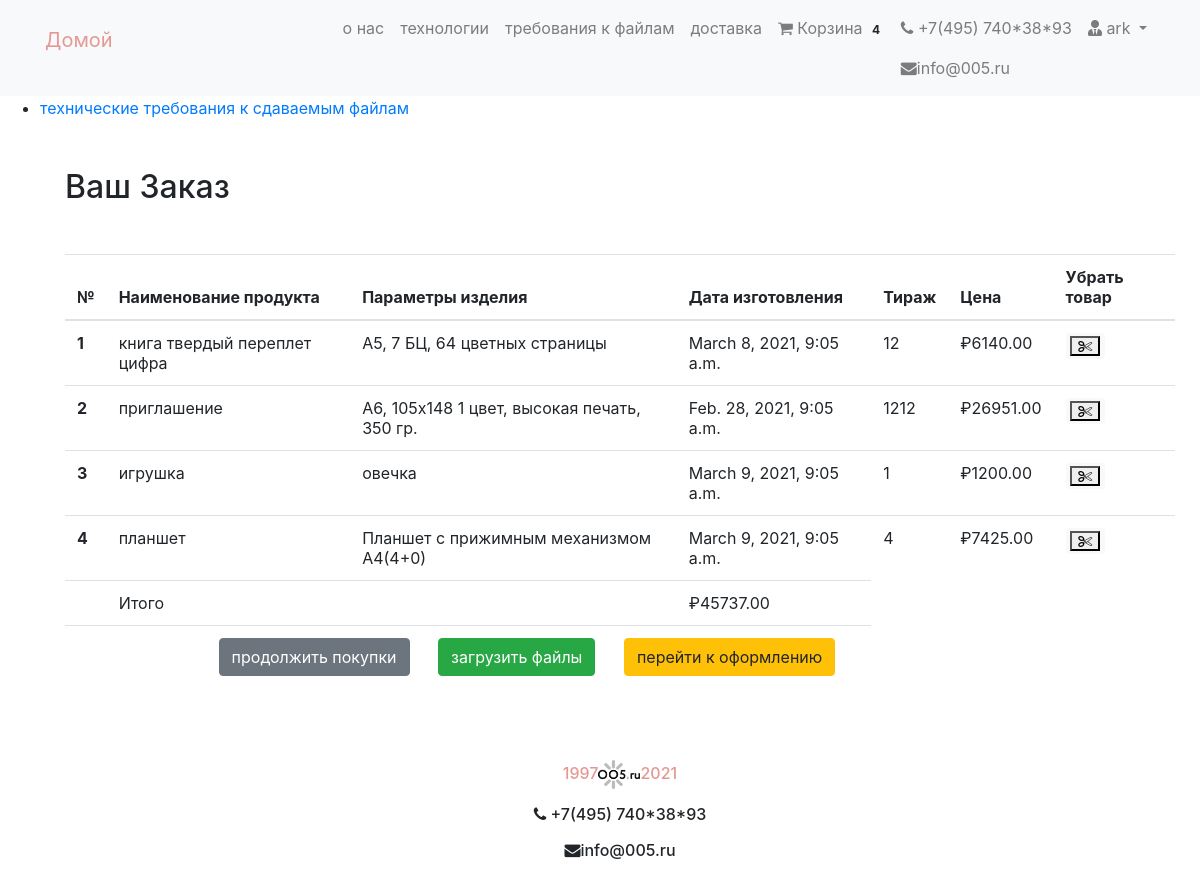
The page /cart/ (signed in) on the database as committed earlier.
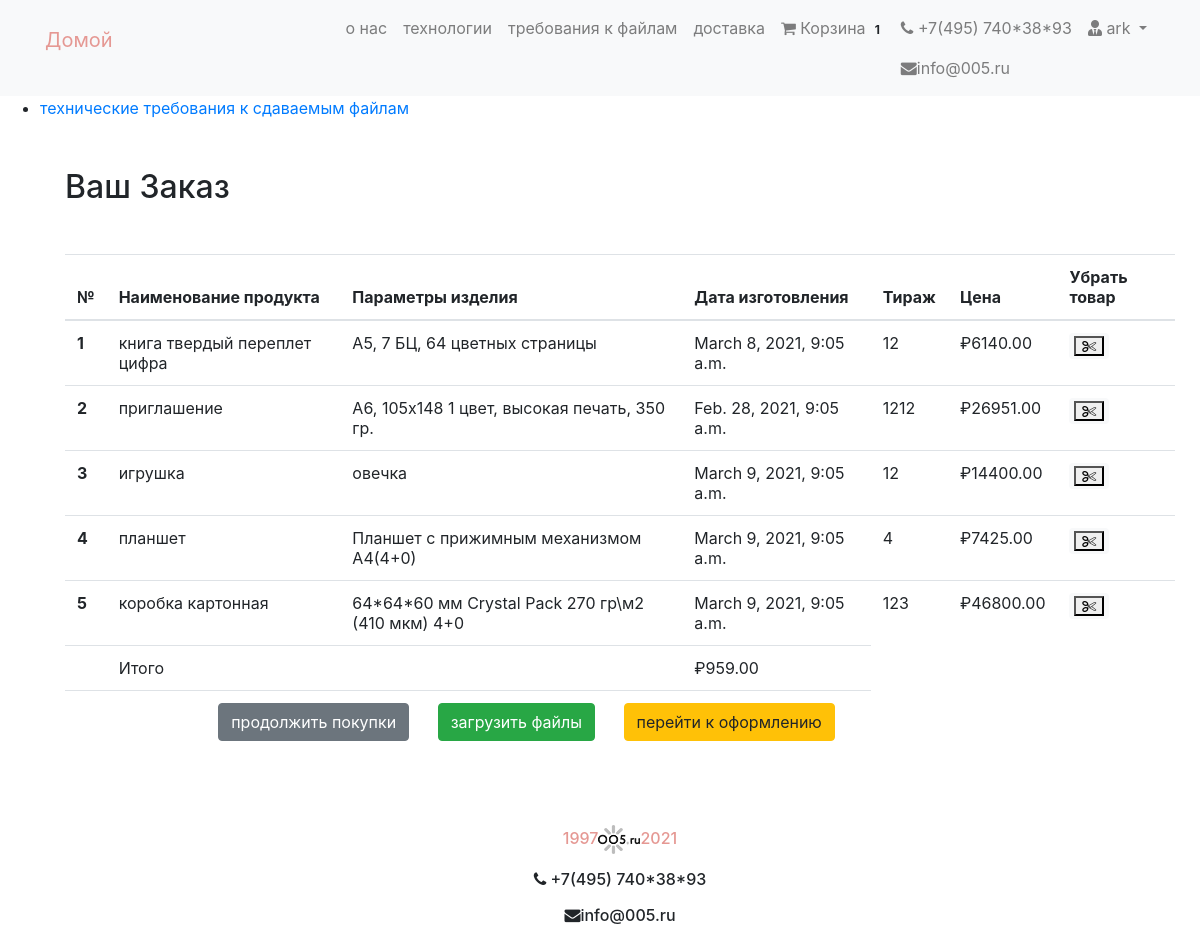
The same page on the database as committed later.
### cart/models.py (models this page shows, shortened)
class Order(models.Model):
    orderitems  = models.ManyToManyField(Cart)
    user = models.ForeignKey(User, on_delete=models.CASCADE)
    ordered = models.BooleanField(default=False)
    created = models.DateTimeField(auto_now_add=True)
    paymentId = models.CharField(max_length=200, blank=True , null=True)
    orderId = models.CharField(max_length=200, blank=True, null=True)
    def get_totals(self):
        total = 0
        for order_item in self.orderitems.all():
            total += order_item.get_total()
        return total

class Cart(models.Model):
    user = models.ForeignKey(User, on_delete=models.CASCADE)
    item = models.ForeignKey(Product, on_delete=models.CASCADE)
    quantity = models.IntegerField(default=1)
    purchased = models.BooleanField(default=False)
    created = models.DateTimeField(auto_now_add=True)
    def get_total(self):
        total = int(float(self.item.calc()))
        return total #floattotal

### products/models.py (models this page shows, shortened)
class  Product(PolymorphicModel):
    mainimage = models.ImageField(upload_to='products/', blank=True, null=True)
    name = models.CharField(max_length=300, default = None, null=True)
    slug = models.SlugField(default = None, null=True)
    subcategory = models.ForeignKey(SubCategory, on_delete=models.CASCADE, default = None, null=True)
    category = models.ForeignKey(Category, on_delete=models.CASCADE, default = None, null=True)
    preview_text = models.TextField(max_length=50, verbose_name='Preview Text', blank=True, null=True)
    detail_text = models.TextField(max_length=1000, verbose_name='Detail Text', blank=True, null=True)
    lim1 = models.FloatField(default = None, null=True)
    lim2 = models.FloatField(default = None, null=True)
    tirazh = models.IntegerField(null=False)
    t = models.IntegerField(null=True)
    p = models.FloatField(default = None, null=True)
    box_size = models.CharField(max_length=50)
    def timeplus(self):
        t = self.t
        futuredate = datetime.now() + timedelta(days=t)
        return futuredate
    def calc(self):
        boxsize = self.boxsizes_set.get(value = self.box_size)
        a = float(boxsize.b*self.tirazh**2+boxsize.h*self.tirazh**1+boxsize.d)*self.p
        if self.tirazh<self.lim1:
            self.tirazh=self.lim1
        elif self.tirazh>self.lim2:
            self.tirazh=self.lim2
        return "{0:.2f}".format(round(a,0))

class Note2 (Product):
    def __init__(self, *args, **kwargs):
        super(Note2, self).__init__(*args, **kwargs)

class BoxSizes(models.Model):
    value = models.CharField(max_length=80)
    name = models.CharField(max_length=80)
    product = models.ForeignKey(Product, on_delete=models.CASCADE, null = True, blank = True)
    b = models.FloatField(null = True, blank = True)
    h = models.FloatField(null = True, blank = True)
    d = models.FloatField(null = True, blank = True)

### cart/views.py (the view)
# urls.py: path('cart/', CartView, name='cart-home'),
def CartView(request):
    user = request.user
    carts = Cart.objects.filter(user=user, purchased=False)
    orders = Order.objects.filter(user=user, ordered=False)
    if carts.exists():
        if orders.exists():
            order = orders[0]
            return render(request, 'cart/home.html', {"carts": carts, 'order': order})
        else:
            messages.warning(request, "У вас нет никакого товара в вашей корзине")
            return redirect("mainapp:home")
    else:
        messages.warning(request, "У вас нет никакого товара в вашей корзине")
        return redirect("mainapp:home")

### cart/templatetags/cart_tag.py (called while the page is built)
@register.filter
def cart_total(user):
    order = Order.objects.filter(user=user, ordered=False)
    if order.exists():
    	return order[0].orderitems.count()
    else:
    	return 0

### cart/templates/cart/home.html (shortened to what this page needs)
{% extends 'products/base.html' %}
{% block content %}
</head>
<body>
<ul>
  <li>
     <p><a href="javascript:flipflop('animals');">технические требования к сдаваемым файлам  </a></p>
  </li>
<div class="container my-5">
<div class="my-5">
	<h2>Ваш Заказ</h2>
</div>
<table class="table table-hover">
  <thead>
    <tr>
      <th scope="col">№</th>
      <th scope="col">Наименование продукта</th>
      <th scope="col">Параметры изделия</th>
      <th scope="col">Дата изготовления</th>
      <th scope="col">Тираж</th>
      <th scope="col">Цена</th>
      <th scope="col">Убрать товар</th>
    </tr>
  </thead>
  <tbody>
  	{% for cart in carts %}
    <tr>
      <th scope="row">{{ forloop.counter }}</th>
      <td>{{ cart.item.name }}</td>
      <td>{{ cart.item.box_size}}</td
      <td>
      <td> {{ cart.item.timeplus}} </td>
      <td>{{ cart.item.tirazh}} </td>
      <td>₽{{ cart.item.calc }}</td>
      <td>
        <a class="mr-2" href="{% url 'mainapp:decrease-cart' cart.item.slug %}"><span class="badge badge-light"><button style="font-size:14px"> <i class="fa fa-cut"></i></button></span></a>
     <html>
      <head>
      <link rel="stylesheet" href="https://cdnjs.cloudflare.com/ajax/libs/font-awesome/4.7.0/css/font-awesome.min.css">
      </head>
      <body>
    </td>
    </tr>
	{% endfor %}
    <tr>
      <th scope="row"></th>
      <td colspan="2">Итого</td>
      <td>₽{{ order.get_totals| floatformat:2 }}</td>
    </tr>
    <tr>
      <th scope="row"></th>
      <td colspan="3" class="text-right ">
       <a href="/" class="btn btn-secondary mr-4" >продолжить покупки</a>
        <a href="{% url 'mainapp:upload_file' %}" class="btn btn-success mr-4"> загрузить файлы</a>
       <a href="{% url 'checkout:index' %}" class="btn btn-warning mr-4">перейти к оформлению</a>
      </td>
    </tr>
  </tbody>
</table>
</div>
{% endblock %}

### products/templates/products/navbar.html (shortened to what this page needs)
{% load cart_tag %}
<nav class="navbar navbar-expand-lg navbar-light bg-light">
  <div class="container">
  <a class="navbar-brand" href="/"><p style="color:rgb(229, 152, 147)">Домой</p></a>
  <div class="collapse navbar-collapse" id="navbarNav">
    <ul class="navbar-nav ml-auto">
      <li {% if request.path == 'contact' %}class="nav-item active"{% else %}class="nav-item"{% endif %}>
        <a class="nav-link" href="http://127.0.0.1:8000/about.html/">о нас <span class="sr-only">(current)</span></a>
      </li>
      <li class="nav-item">
        <a class="nav-link" href="http://127.0.0.1:8000/technologies.html">технологии</a>
      </li>
      <li class="nav-item">
        <a class="nav-link" href="http://127.0.0.1:8000/requirements.html/">требования к файлам</a>
      </li>
      <li class="nav-item">
        <a class="nav-link" href="http://127.0.0.1:8000/delivery.html/">доставка</a>
      </li>
      {% if request.user.is_authenticated %}
      <li class="nav-item">
        <a class="nav-link" href="{% url 'mainapp:cart-home' %}">
          <i class="fa fa-shopping-cart"></i>  Корзина
          <span class="badge badge-light">{{ request.user| cart_total }}</span>
        </a>
      </li>
      <li class="nav-item">
        <a class="nav-link" href="#"><i class="fa fa-phone"></i> +7(495) 740*38*93</a>
        <a class="nav-link" href="#"><i class="fa fa-envelope" aria-hidden="true"></i>info@005.ru</a>
      </li>
      <li class="nav-item dropdown">
        <a class="nav-link dropdown-toggle" href="#" id="navbarDropdown" role="button" data-toggle="dropdown" aria-haspopup="true" aria-expanded="false">
          <i class="fas fa-user-tie"></i> {{ request.user.username }}
        </a>
      </li>
      {% else %}
       <li class="nav-item">
        <a  class="btn btn-primary" href="/accounts/login/">Login / Register</a>
      </li>
      {% endif %}
    </ul>
  </div>
  </div>
</nav>

Rows that differ between the two databases and show on the page:
removed Order: get_totals "45737.00"
changed Cart "игрушка": item.tirazh "1" → "12"; item.calc "1200.00" → "14400.00"
added Cart: item.name "коробка картонная", item.box_size "64*64*60 мм Crystal Pack 270 гр\\м2 (410 мкм) 4+0", item.timeplus "March 9, 2021, 9:05 a.m.", item.tirazh "123", item.calc "46800.00"
added Order: get_totals "959.00"
Other text that changed with them:
{{ request.user| cart_total }}: "4" → "1"
